Frame 1 (no input): blank canvas, image omitted
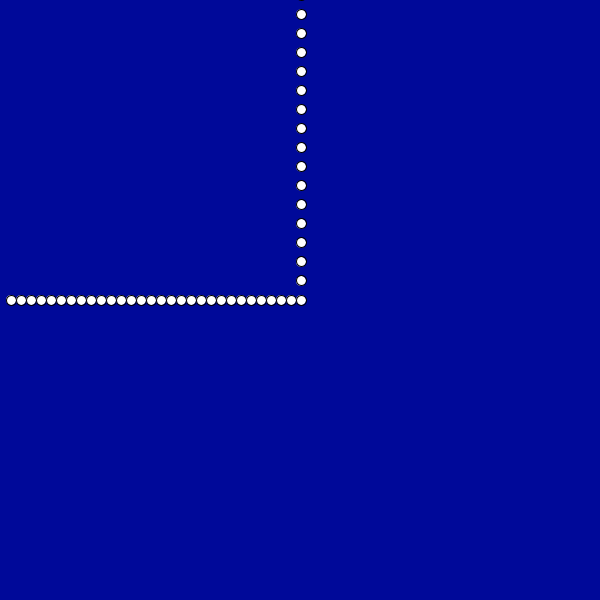
Frame 60 (the mouse pressed at the canvas centre just before this capture)
Frame 120 (the mouse held since frame 60 and released just before this capture): identical to frame 60, image omitted

The Processing sketch that drew this single still picture (run headless with seeded random() and noise(); from frame 60 on, the mouse is pressed at the canvas centre):

// Processing sketch: processing_184464
// ── processing_184464.pde

float px = 1;
float py = 300;
float v = 12.7;
void setup() {
size (600,600);
background (2457);
}
void draw () {
if( px < width/2){
  px=px+10;
} else {
  py=py-(v*1.5);
}
ellipse(px,py,10,10);
}
